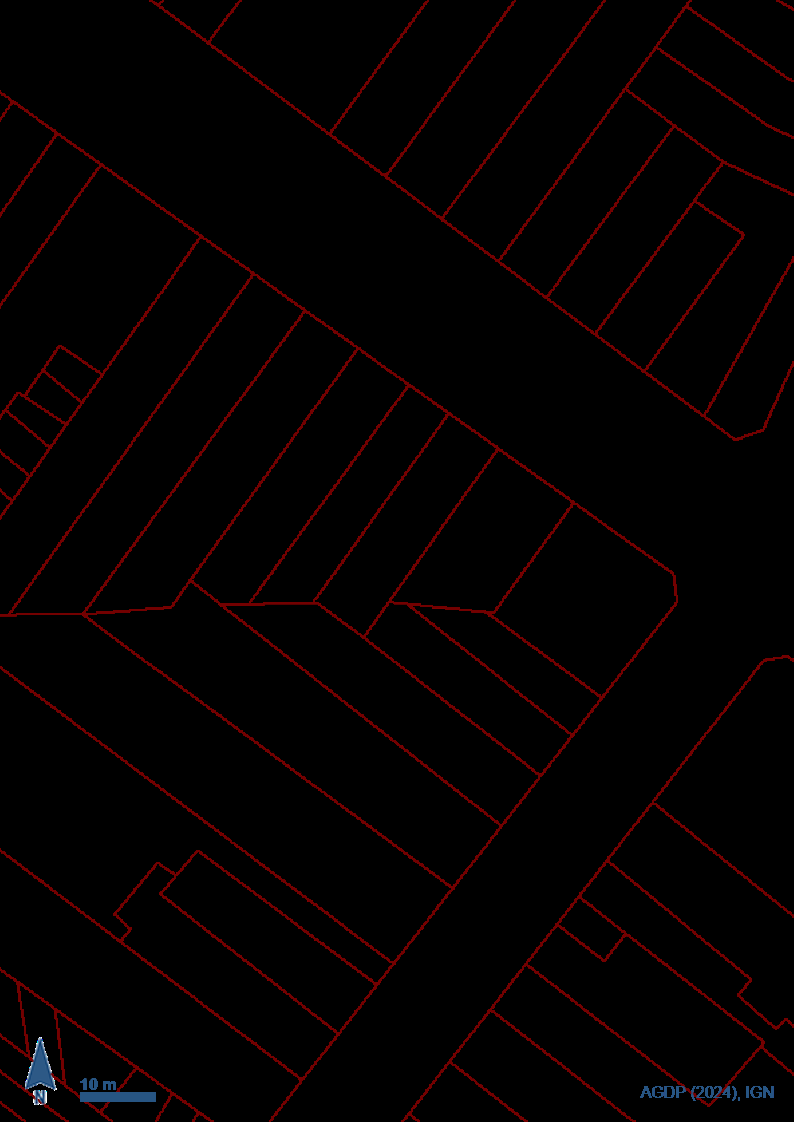
#> input picture assets/parsel.png, 794 x 1122 px, found by its file name; its folder holds 6 pictures in this run; the run also reads 1 picture not shown here
$ python prepare_revit_input.py --scale 1.0
#> lines starting #> are read from the running program, lines starting #| are printed output that depends on the picture; after the words box and inside, x2 and y2 are one past the last pixel; in counts of white or black regions, pixels touching at a corner belong together
### revit/pyKalfa.extension/pysrc/parsel_bina/detect_lines.py
"""
pyKalfa / Parsel-Bina - parsel ve bina sinir cizgisi tespiti

assets/ altindaki kadastro goruntulerinden (parsel.png, bina.png) cizgi/kontur
tespiti yaparak output/ klasorune ara ve sonuc gorsellerini yazar.

Kullanim:
    env/Scripts/python.exe pysrc/parsel_bina/detect_lines.py
    env/Scripts/python.exe pysrc/parsel_bina/detect_lines.py --image assets/parsel.png --output-dir output
"""

from __future__ import annotations

import argparse
import json
from dataclasses import dataclass
from pathlib import Path

import cv2
import numpy as np

# ---------------------------------------------------------------------------
# Ayarlanabilir parametreler
# ---------------------------------------------------------------------------

WHITE_THRESHOLD = 240          # bu degerin ustundeki gri tonlar "arka plan/beyaz" sayilir
MIN_COMPONENT_SIZE = 18        # px cinsinden; bbox'in her iki kenari da bunun altindaysa
                                # bilesen metin/etiket karakteri sayilip elenir
MORPH_KERNEL_SIZE = 3          # cizgilerdeki kucuk kopukluklari kapatmak icin
MIN_CONTOUR_AREA = 40          # bu alanin altindaki konturlar gurultu sayilir
APPROX_EPSILON_RATIO = 0.01    # kontur sadelestirme (cv2.approxPolyDP) toleransi

CONTOUR_COLOR = (0, 200, 0)     # BGR - tespit edilen kontur cizim rengi
CONTOUR_THICKNESS = 2


@dataclass
class DetectionResult:
    mask: np.ndarray
    edges: np.ndarray
    overlay: np.ndarray
    contours: list[np.ndarray]


def _strip_text_labels(binary_mask: np.ndarray, min_component_size: int) -> np.ndarray:
    """Etiket/rakam gibi kucuk kompakt bilesenleri maskeden temizler.

    Parsel/bina cizgileri genelde en az bir eksende uzun sureklidir; harf ve
    rakamlarin bounding box'i ise her iki eksende de kucuktur. Bu ayrim
    gurultu/metin ile geometri (cizgi) arasinda basit ama etkili bir filtre
    saglar.
    """
    num_labels, labels, stats, _ = cv2.connectedComponentsWithStats(binary_mask, connectivity=8)
    cleaned = np.zeros_like(binary_mask)
    for label_id in range(1, num_labels):  # 0 = arka plan
        w = stats[label_id, cv2.CC_STAT_WIDTH]
        h = stats[label_id, cv2.CC_STAT_HEIGHT]
        if w < min_component_size and h < min_component_size:
            continue  # kucuk/kompakt -> muhtemelen metin karakteri, at
        cleaned[labels == label_id] = 255
    return cleaned


def _load_on_white_background(image_path: Path) -> np.ndarray:
    """PNG'yi alfa kanaliyla birlikte okuyup beyaz zemin uzerine duzlestirir.

    Kaynak gorsellerde seffaf pikseller RGB=(0,0,0) olarak saklaniyor; alfayi
    yok sayip dogrudan BGR okumak zemini siyaha cevirir. Bu yuzden alfa
    varsa once beyaz arka plan uzerine composite ediyoruz.
    """
    raw = cv2.imread(str(image_path), cv2.IMREAD_UNCHANGED)
#> raw is the input picture: shape (1122, 794, 4); mean B, G, R, A 0.4, 0.3, 5.3, 6.5
    if raw is None:
        raise FileNotFoundError(f"Goruntu okunamadi: {image_path}")
    if raw.ndim == 2 or raw.shape[2] == 3:
        return raw if raw.ndim == 3 else cv2.cvtColor(raw, cv2.COLOR_GRAY2BGR)

    bgr, alpha = raw[:, :, :3], raw[:, :, 3:4].astype(np.float32) / 255.0
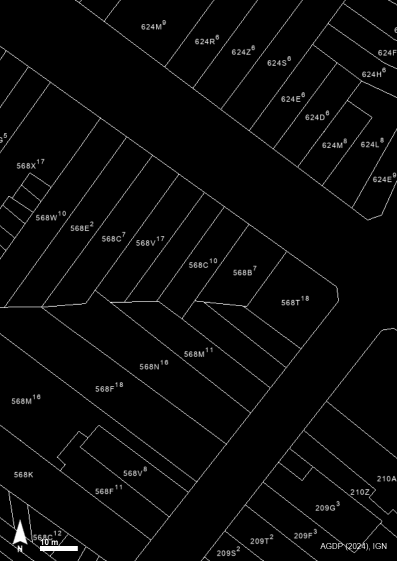
#> alpha: shape (1122, 794, 1) float32 (shown at 1/2 size); min 0, max 1, mean 0.0254
    white_bg = np.full_like(bgr, 255)
    composited = (bgr.astype(np.float32) * alpha + white_bg.astype(np.float32) * (1 - alpha))
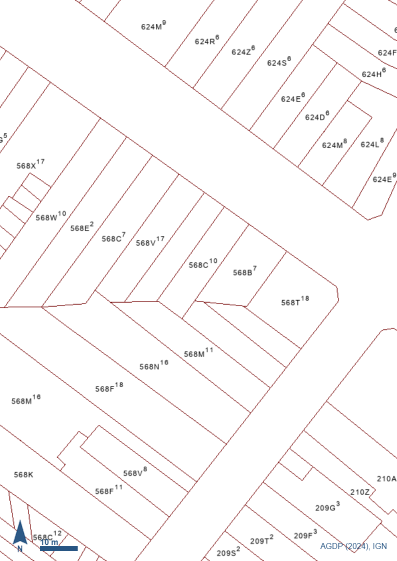
#> composited: shape (1122, 794, 3) float32 (shown at 1/2 size); mean B, G, R 249.7, 249.6, 251.4
    return composited.astype(np.uint8)


def build_line_mask(image_path: Path) -> tuple[np.ndarray, np.ndarray]:
    """Goruntuyu okuyup yalniz cizgi/geometri piksellerinden olusan ikili
    (binary) maskeyi dondurur (metin etiketleri elenmis, kopukluklar kapatilmis).

    Bu fonksiyon `detect_boundaries` (genel/Faz 1 kullanim) ile
    `src/geometry.py` (Faz 3 - katman bazli temiz kontur cikarimi) arasinda
    paylasilir; esikleme/temizleme mantigini tek yerde tutar.
    """
    image = _load_on_white_background(image_path)
    gray = cv2.cvtColor(image, cv2.COLOR_BGR2GRAY)

    # Beyaz/acik arka plan disindaki her sey (cizgi + metin) -> beyaz piksel
    _, binary = cv2.threshold(gray, WHITE_THRESHOLD, 255, cv2.THRESH_BINARY_INV)

    # Metin etiketlerini ele, sadece cizgi/geometri kalsin
    line_mask = _strip_text_labels(binary, MIN_COMPONENT_SIZE)

    # Cizgilerdeki kucuk kopukluklari kapat (morfolojik kapama)
    kernel = cv2.getStructuringElement(cv2.MORPH_ELLIPSE, (MORPH_KERNEL_SIZE, MORPH_KERNEL_SIZE))
    closed_mask = cv2.morphologyEx(line_mask, cv2.MORPH_CLOSE, kernel)
    return image, closed_mask


# [63 lines left out: functions detect_boundaries, _contours_to_polygons, process_image, main, not called in this run]


# [2 lines that do not run on import are left out]

### revit/pyKalfa.extension/pysrc/parsel_bina/scale.py
"""
pyKalfa / Parsel-Bina - Faz 3: olcek kalibrasyonu

Kullanici haritanin basim olcegini (ör. 1:1000 icin --scale 1000) verir;
goruntudeki dolu lacivert olcek cubugunun piksel uzunlugu renk+sekil
bazli otomatik tespit edilir (OCR yok). IGN kadastro kurali geregi olcek
cubugunun gercek dunya karsiligi olcek paydasina orantilidir
(1:1000 -> 20 m, 1:500 -> 10 m, yani gercek_m = olcek / 50).

Kullanim:
    env/Scripts/python.exe pysrc/parsel_bina/scale.py --scale 1000
"""

from __future__ import annotations

import argparse
import json
from pathlib import Path

import cv2
import numpy as np

from detect_lines import _load_on_white_background

METERS_PER_FOOT_RATIO = 3.28084  # 1 m = 3.28084 ft

# Olcek cubugu tespiti icin renk/sekil esikleri (dolu lacivert dikdortgen)
BAR_COLOR_B_RANGE = (60, 160)
BAR_COLOR_R_MAX = 80
BAR_COLOR_G_MAX = 90
BAR_MIN_AREA = 150
BAR_MIN_WIDTH = 25
BAR_MIN_FILL_RATIO = 0.8
BAR_MIN_ASPECT = 3.0


def scale_to_meters(scale_denominator: float) -> float:
    """IGN kurali: 1:1000 -> 20 m, 1:500 -> 10 m (gercek_m = olcek / 50)."""
    return scale_denominator / 50.0


def detect_scale_bar_px(image: np.ndarray) -> int:
    """Dolu lacivert olcek cubugunun piksel genisligini bulur.

    Metin etiketlerinin anti-aliased kenarlari da benzer renkte
    olabildigi icin sadece genis, dolu (fill_ratio yuksek), yatay
    (aspect>=3) bicimli bilesen kabul edilir.
    """
    b, g, r = image[:, :, 0].astype(int), image[:, :, 1].astype(int), image[:, :, 2].astype(int)
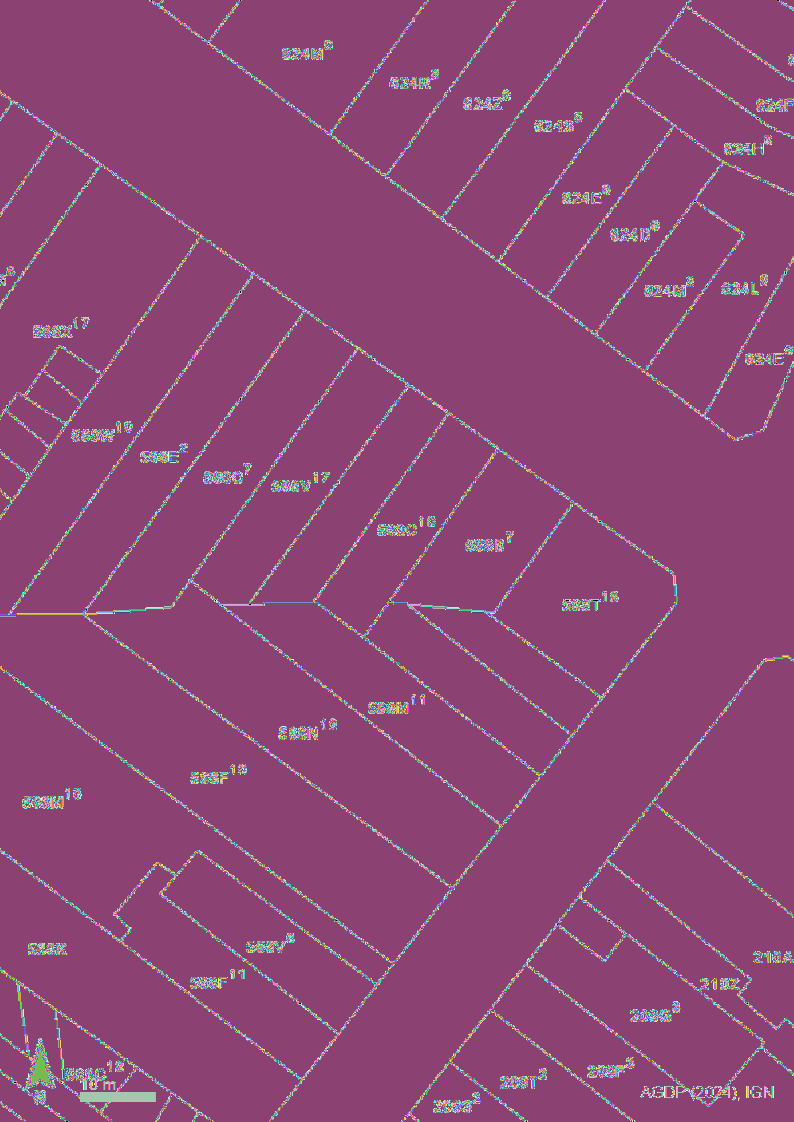
#> b: shape (1122, 794) int64; 253 distinct labels, from 0 to 255; one colour per label, 0 black
#> g: shape (1122, 794) int64; 252 distinct labels, from 0 to 255
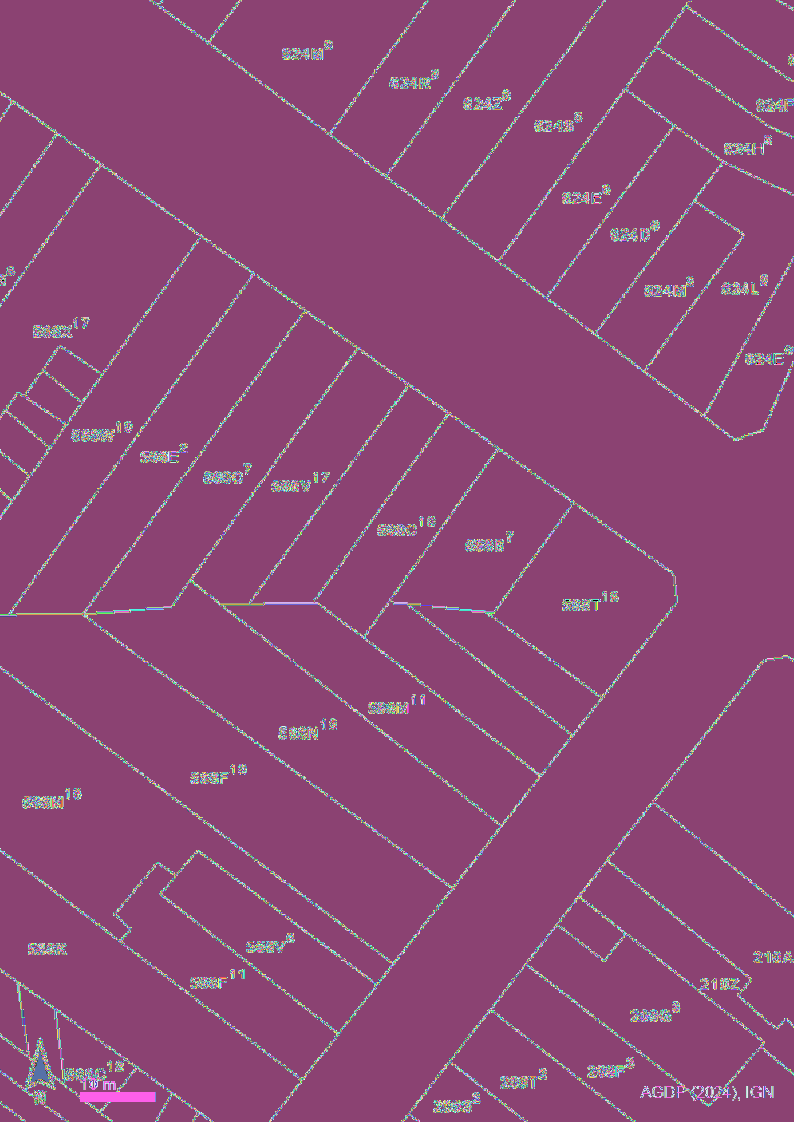
#> r: shape (1122, 794) int64; 254 distinct labels, from 0 to 255; one colour per label, 0 black
    navy_mask = (
        (b > BAR_COLOR_B_RANGE[0]) & (b < BAR_COLOR_B_RANGE[1]) & (r < BAR_COLOR_R_MAX) & (g < BAR_COLOR_G_MAX)
    ).astype(np.uint8) * 255
#> navy_mask: shape (1122, 794); 0.24% white; 526 white regions (523 under 20 px), largest, box (x1, y1, x2, y2) and area: (80, 1092, 155, 1102) 750, (27, 1042, 54, 1088) 444, (104, 1081, 110, 1090) 22

    num_labels, _, stats, _ = cv2.connectedComponentsWithStats(navy_mask, connectivity=8)
#> num_labels = 527; stats = 527 rows, first 6: [0, 0, 794, 1122, 888690], [327, 44, 4, 3, 5], [306, 49, 1, 2, 2], [312, 49, 2, 9, 10], [320, 49, 2, 1, 2], [327, 48, 1, 1, 1]
#> (the rest of the program and of its run is left out)
